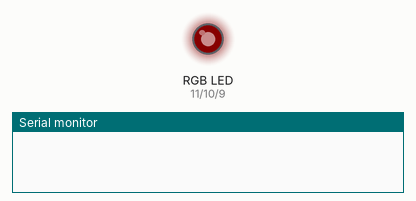
Simulated run of this sketch. Board: Arduino Uno, built with avr-gcc and run on an emulated ATmega328P. On the bench: an RGB LED mixed from three pins (HIGH = lit), the last lines printed to the serial monitor. Dim RGB values are drawn brighter than linear.

Above: at 0.1 s.
At 4.0 s:
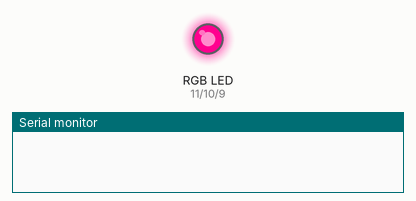
At 7.7 s:
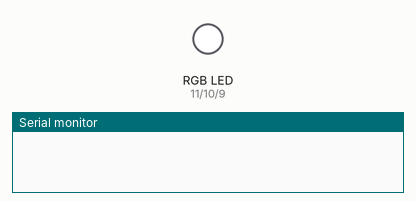
At 12.84 s:
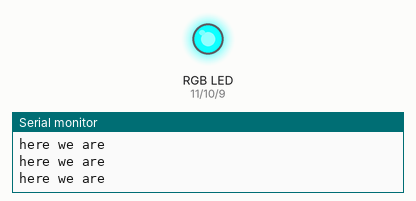
At 25.56 s:
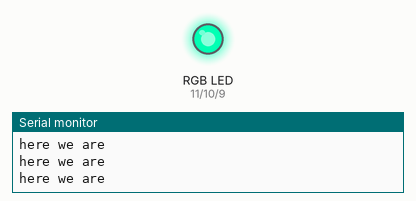
At 39.79 s:
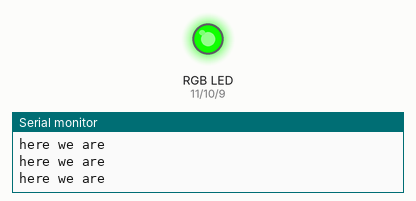
Timing chart, 0 to 40.0 s (numbered marks = the images above):
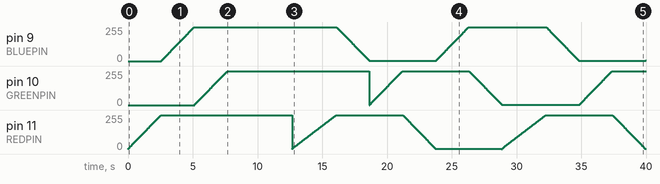

The sketch:

9W_RGB_LED.ino
```cpp
// color swirl! connect an RGB LED to the PWM pins as indicated
// in the #defines
// public domain, enjoy!

#define REDPIN 11
#define GREENPIN 10
#define BLUEPIN 9

#define FADESPEED 10     // make this higher to slow down

int brightness = 255;

int gBright = 0;
int rBright = 0;
int bBright = 0;

void setup() {
  Serial.begin(9600);
  pinMode(GREENPIN, OUTPUT);
  pinMode(REDPIN, OUTPUT);
  pinMode(BLUEPIN, OUTPUT);

  TurnOn();
  delay(5000);
  // TurnOff();
}

void TurnOn() {
   for (int i = 0; i < 256; i++) {
       analogWrite(REDPIN, rBright);
       rBright +=1;
       delay(FADESPEED);
   }

   for (int i = 0; i < 256; i++) {
       analogWrite(BLUEPIN, bBright);
       bBright += 1;
       delay(FADESPEED);
   }

   for (int i = 0; i < 256; i++) {
       analogWrite(GREENPIN, gBright);
       gBright +=1;
       delay(FADESPEED);
   }
}

void TurnOff() {
   for (int i = 0; i < 256; i++) {
       analogWrite(GREENPIN, brightness);
       analogWrite(REDPIN, brightness);
       analogWrite(BLUEPIN, brightness);

       brightness -= 1;
       delay(FADESPEED);
   }
}


void loop() {
   int r, g, b;

  // fade from blue to violet
  for (r = 0; r < 256; r++) {
    analogWrite(REDPIN, r);
    Serial.println("here we are");
    delay(FADESPEED);
  }
  // fade from violet to red
  for (b = 255; b > 0; b--) {
    analogWrite(BLUEPIN, b);
    delay(FADESPEED);
  }
  // fade from red to yellow
  for (g = 0; g < 256; g++) {
    analogWrite(GREENPIN, g);
    delay(FADESPEED);
  }
  // fade from yellow to green
  for (r = 255; r > 0; r--) {
    analogWrite(REDPIN, r);
    delay(FADESPEED);
  }
  // fade from green to teal
  for (b = 0; b < 256; b++) {
    analogWrite(BLUEPIN, b);
    delay(FADESPEED);
  }
  // fade from teal to blue
  for (g = 255; g > 0; g--) {
    analogWrite(GREENPIN, g);
    delay(FADESPEED);
  }
}
```
